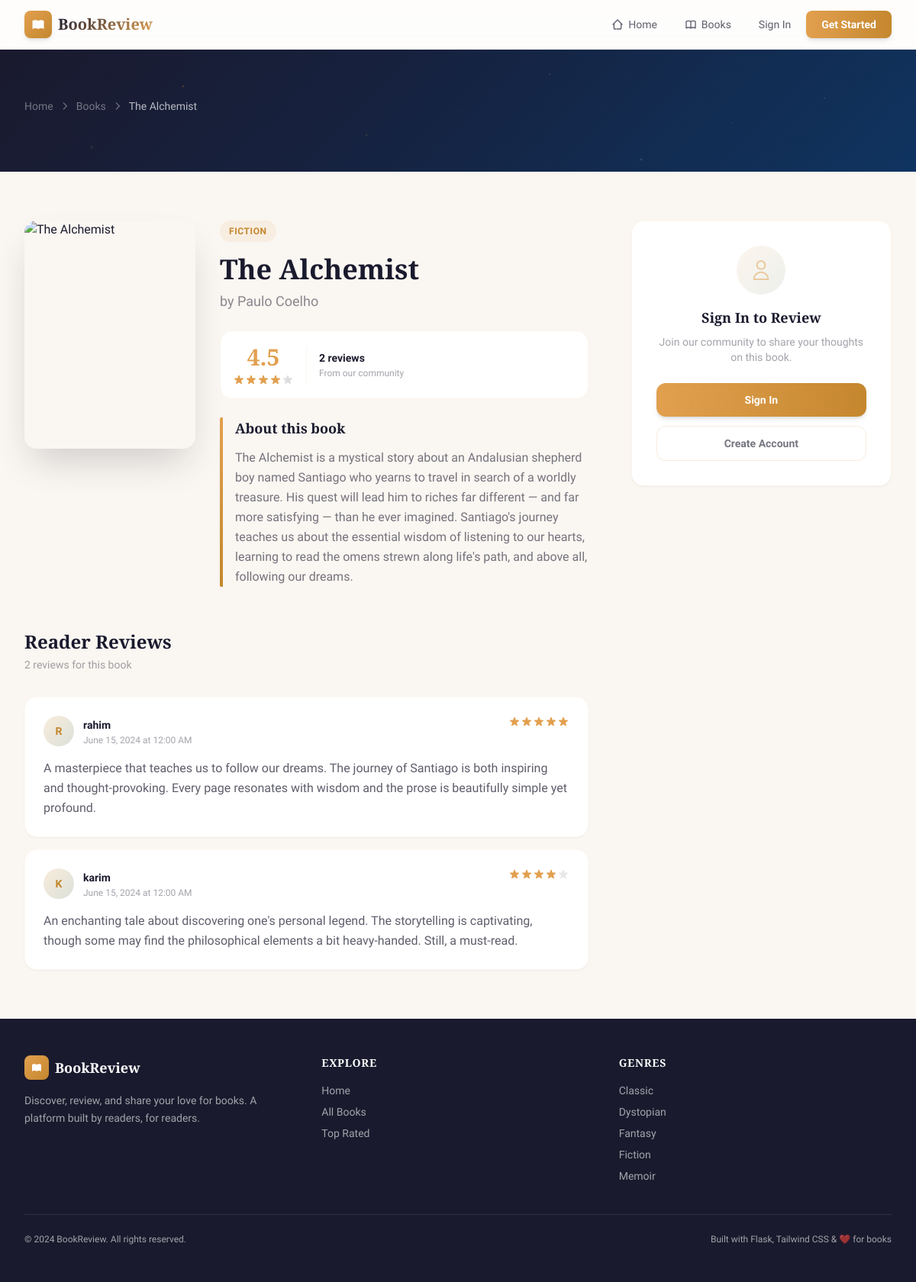
Screenshot of /book/1 with the database file from the repository.
### models.py (models this page shows, shortened)
class Book(db.Model):
    __tablename__ = 'book'
    id = db.Column(db.Integer, primary_key=True)
    title = db.Column(db.String(200), nullable=False)
    author = db.Column(db.String(150), nullable=False)
    genre = db.Column(db.String(100), nullable=False)
    description = db.Column(db.Text, nullable=False)
    cover_image = db.Column(db.String(300), default='')
    reviews = db.relationship('Review', backref='book', lazy=True)
    def average_rating(self):
        if not self.reviews:
            return 0.0
        return round(sum(r.rating for r in self.reviews) / len(self.reviews), 1)

class Review(db.Model):
    __tablename__ = 'review'
    id = db.Column(db.Integer, primary_key=True)
    rating = db.Column(db.Integer, nullable=False)
    review_text = db.Column(db.Text, nullable=False)
    created_at = db.Column(db.DateTime, default=datetime.utcnow)
    user_id = db.Column(db.Integer, db.ForeignKey('user.id'), nullable=False)
    book_id = db.Column(db.Integer, db.ForeignKey('book.id'), nullable=False)

class User(UserMixin, db.Model):
    __tablename__ = 'user'
    id = db.Column(db.Integer, primary_key=True)
    username = db.Column(db.String(80), unique=True, nullable=False)
    email = db.Column(db.String(120), unique=True, nullable=False)
    password = db.Column(db.String(200), nullable=False)
    joined_date = db.Column(db.DateTime, default=datetime.utcnow)
    reviews = db.relationship('Review', backref='user', lazy=True)

### app.py (the view, shortened to what this page needs)
@app.route('/book/<int:book_id>', methods=['GET', 'POST'])
def book_detail(book_id):
    book = Book.query.get_or_404(book_id)
    form = ReviewForm()
    reviews = Review.query.filter_by(book_id=book.id).order_by(Review.created_at.desc()).all()
    return render_template('book_detail.html', book=book, reviews=reviews, form=form)

### app.py (called while the page is built)
@app.context_processor
def inject_globals():
    return {
        'genres': [g[0] for g in db.session.query(Book.genre).distinct().order_by(Book.genre).all()]
    }

### templates/book_detail.html (shortened to what this page needs)
{% extends "base.html" %}
{% block content %}
<section class="hero-bg text-white py-12 lg:py-16">
    <div class="max-w-7xl mx-auto px-4 sm:px-6 lg:px-8 relative z-10">
        <div class="flex items-center gap-2 text-white/40 text-sm mb-3">
            <a href="{{ url_for('home') }}" class="hover:text-amber transition-colors">Home</a>
            <svg class="w-3.5 h-3.5" fill="none" stroke="currentColor" stroke-width="2" viewBox="0 0 24 24"><path stroke-linecap="round" stroke-linejoin="round" d="M9 5l7 7-7 7"/></svg>
            <a href="{{ url_for('books') }}" class="hover:text-amber transition-colors">Books</a>
            <svg class="w-3.5 h-3.5" fill="none" stroke="currentColor" stroke-width="2" viewBox="0 0 24 24"><path stroke-linecap="round" stroke-linejoin="round" d="M9 5l7 7-7 7"/></svg>
            <span class="text-white/70">{{ book.title }}</span>
        </div>
    </div>
</section>
<section class="py-10 lg:py-16">
    <div class="max-w-7xl mx-auto px-4 sm:px-6 lg:px-8">
        <div class="grid grid-cols-1 lg:grid-cols-3 gap-10 lg:gap-14">
            <div class="lg:col-span-2">
                <div class="flex flex-col sm:flex-row gap-8">
                    <div class="flex-shrink-0">
                        <div class="w-48 sm:w-56 mx-auto sm:mx-0">
                            <div class="aspect-[3/4] rounded-2xl overflow-hidden shadow-2xl shadow-ink/20 cover-shimmer">
                                <img src="{{ book.cover_image }}" alt="{{ book.title }}" class="w-full h-full object-cover"
                                     onerror="this.src='https://images.unsplash.com/photo-1512820790803-83ca734da794?w=400&h=600&fit=crop'">
                            </div>
                        </div>
                    </div>
                    <div class="flex-1">
                        <span class="inline-block text-xs font-bold text-amber-dark bg-amber/10 px-3 py-1.5 rounded-full uppercase tracking-wider mb-4">{{ book.genre }}</span>
                        <h1 class="font-display text-3xl sm:text-4xl font-bold text-ink leading-tight mb-2">{{ book.title }}</h1>
                        <p class="text-lg text-ink/50 font-medium mb-6">by {{ book.author }}</p>
                        <div class="flex items-center gap-4 mb-6 p-4 bg-white rounded-2xl border border-amber/10">
                            <div class="text-center">
                                <p class="font-display text-3xl font-bold text-amber">{{ book.average_rating() }}</p>
                                <div class="flex mt-1">
                                    {% for i in range(1, 6) %}
                                    <svg class="w-4 h-4 {% if i <= book.average_rating()|int %}star-active{% else %}text-ink/15{% endif %}" fill="currentColor" viewBox="0 0 20 20">
                                        <path d="M9.049 2.927c.3-.921 1.603-.921 1.902 0l1.07 3.292a1 1 0 00.95.69h3.462c.969 0 1.371 1.24.588 1.81l-2.8 2.034a1 1 0 00-.364 1.118l1.07 3.292c.3.921-.755 1.688-1.54 1.118l-2.8-2.034a1 1 0 00-1.175 0l-2.8 2.034c-.784.57-1.838-.197-1.539-1.118l1.07-3.292a1 1 0 00-.364-1.118L2.98 8.72c-.783-.57-.38-1.81.588-1.81h3.461a1 1 0 00.951-.69l1.07-3.292z"/>
                                    </svg>
                                    {% endfor %}
                                </div>
                            </div>
                            <div>
                                <p class="text-sm font-semibold text-ink">{{ reviews|length }} {{ 'review' if reviews|length == 1 else 'reviews' }}</p>
                                <p class="text-xs text-ink/40 mt-0.5">From our community</p>
                            </div>
                        </div>
                        <div class="book-spine pl-5">
                            <h3 class="font-display text-lg font-bold text-ink mb-3">About this book</h3>
                            <p class="text-ink/60 leading-relaxed">{{ book.description }}</p>
                        </div>
                    </div>
                </div>
                <div class="mt-14">
                    <div class="flex items-center justify-between mb-8">
                        <div>
                            <h2 class="font-display text-2xl font-bold text-ink">Reader Reviews</h2>
                            <p class="text-sm text-ink/40 mt-1">{{ reviews|length }} {{ 'review' if reviews|length == 1 else 'reviews' }} for this book</p>
                        </div>
                    </div>
                    {% if reviews %}
                    <div class="space-y-4">
                        {% for review in reviews %}
                        <div class="bg-white rounded-2xl p-6 shadow-sm border border-amber/5 review-card">
                            <div class="flex items-start justify-between mb-4">
                                <div class="flex items-center gap-3">
                                    <div class="w-10 h-10 rounded-full bg-gradient-to-br from-amber/20 to-sage/20 flex items-center justify-center">
                                        <span class="text-sm font-bold text-amber-dark">{{ review.user.username[0]|upper }}</span>
                                    </div>
                                    <div>
                                        <a href="{{ url_for('profile', username=review.user.username) }}" class="text-sm font-semibold text-ink hover:text-amber-dark transition-colors">{{ review.user.username }}</a>
                                        <p class="text-xs text-ink/40">{{ review.created_at.strftime('%B %d, %Y at %I:%M %p') }}</p>
                                    </div>
                                </div>
                                <div class="flex items-center gap-3">
                                    <div class="flex">
                                        {% for i in range(1, 6) %}
                                        <svg class="w-4 h-4 {% if i <= review.rating %}star-active{% else %}text-ink/10{% endif %}" fill="currentColor" viewBox="0 0 20 20">
                                            <path d="M9.049 2.927c.3-.921 1.603-.921 1.902 0l1.07 3.292a1 1 0 00.95.69h3.462c.969 0 1.371 1.24.588 1.81l-2.8 2.034a1 1 0 00-.364 1.118l1.07 3.292c.3.921-.755 1.688-1.54 1.118l-2.8-2.034a1 1 0 00-1.175 0l-2.8 2.034c-.784.57-1.838-.197-1.539-1.118l1.07-3.292a1 1 0 00-.364-1.118L2.98 8.72c-.783-.57-.38-1.81.588-1.81h3.461a1 1 0 00.951-.69l1.07-3.292z"/>
                                        </svg>
                                        {% endfor %}
                                    </div>
                                </div>
                            </div>
                            <p class="text-ink/70 leading-relaxed">{{ review.review_text }}</p>
                        </div>
                        {% endfor %}
                    </div>
                    {% endif %}
                </div>
            </div>
            <div class="lg:col-span-1">
                <div class="sticky top-24">
                    {% if current_user.is_authenticated %}
                    <div class="bg-white rounded-2xl p-6 shadow-sm border border-amber/10">
                        <h3 class="font-display text-xl font-bold text-ink mb-1">Write a Review</h3>
                        <p class="text-xs text-ink/40 mb-6">Share your thoughts about this book</p>
                        <form method="POST" action="{{ url_for('book_detail', book_id=book.id) }}">
                            <input type="hidden" name="csrf_token" value="{{ csrf_token() }}">
                            <div class="mb-5">
                                <label class="block text-sm font-semibold text-ink mb-3">Your Rating</label>
                                <div class="flex gap-1" id="star-rating">
                                    {% for i in range(1, 6) %}
                                    <button type="button" onclick="setRating({{ i }})" class="star-btn p-1 transition-transform hover:scale-125" data-value="{{ i }}">
                                        <svg class="w-8 h-8 text-ink/15 star-icon transition-colors" fill="currentColor" viewBox="0 0 20 20">
                                            <path d="M9.049 2.927c.3-.921 1.603-.921 1.902 0l1.07 3.292a1 1 0 00.95.69h3.462c.969 0 1.371 1.24.588 1.81l-2.8 2.034a1 1 0 00-.364 1.118l1.07 3.292c.3.921-.755 1.688-1.54 1.118l-2.8-2.034a1 1 0 00-1.175 0l-2.8 2.034c-.784.57-1.838-.197-1.539-1.118l1.07-3.292a1 1 0 00-.364-1.118L2.98 8.72c-.783-.57-.38-1.81.588-1.81h3.461a1 1 0 00.951-.69l1.07-3.292z"/>
                                        </svg>
                                    </button>
                                    {% endfor %}
                                </div>
                                <input type="hidden" name="rating" id="rating-input" value="">
                                {% if form.rating.errors %}
                                <p class="text-xs text-wine mt-2">{{ form.rating.errors[0] }}</p>
                                {% endif %}
                            </div>
                            <div class="mb-5">
                                <label class="block text-sm font-semibold text-ink mb-2">Your Review</label>
                                <textarea name="review_text" rows="5" placeholder="What did you think of this book?"
                                          class="w-full px-4 py-3 rounded-xl bg-parchment border border-amber/10 text-sm focus:outline-none input-glow resize-none placeholder:text-ink/25">{{ form.review_text.data or '' }}</textarea>
                                {% if form.review_text.errors %}
                                <p class="text-xs text-wine mt-1">{{ form.review_text.errors[0] }}</p>
                                {% endif %}
                            </div>
                            <button type="submit" class="w-full py-3 bg-gradient-to-r from-amber to-amber-dark text-white font-semibold rounded-xl shadow-md hover:shadow-lg hover:from-amber-dark hover:to-amber transition-all text-sm">
                                Submit Review
                            </button>
                        </form>
                    </div>
                    {% else %}
                    <div class="bg-white rounded-2xl p-8 shadow-sm border border-amber/10 text-center">
                        <div class="w-16 h-16 bg-gradient-to-br from-amber/10 to-sage/10 rounded-full flex items-center justify-center mx-auto mb-4">
                            <svg class="w-8 h-8 text-amber/50" fill="none" stroke="currentColor" stroke-width="1.5" viewBox="0 0 24 24"><path stroke-linecap="round" stroke-linejoin="round" d="M16 7a4 4 0 11-8 0 4 4 0 018 0zM12 14a7 7 0 00-7 7h14a7 7 0 00-7-7z"/></svg>
                        </div>
                        <h3 class="font-display text-lg font-bold text-ink mb-2">Sign In to Review</h3>
                        <p class="text-sm text-ink/40 mb-6">Join our community to share your thoughts on this book.</p>
                        <div class="space-y-3">
                            <a href="{{ url_for('login') }}" class="block w-full py-3 bg-gradient-to-r from-amber to-amber-dark text-white font-semibold rounded-xl shadow-md hover:shadow-lg transition-all text-sm">
                                Sign In
                            </a>
                            <a href="{{ url_for('register') }}" class="block w-full py-3 border border-amber/20 text-ink/60 font-semibold rounded-xl hover:bg-amber/5 transition-all text-sm">
                                Create Account
                            </a>
                        </div>
                    </div>
                    {% endif %}
                </div>
            </div>
        </div>
    </div>
</section>
{% endblock %}

### templates/base.html (style rules this page uses)
body { font-family: 'Source Sans 3', system-ui, sans-serif; }
h1, h2, h3, h4, h5, h6, .font-display { font-family: 'Playfair Display', Georgia, serif; }
.star-active { color: #e2a04f; text-shadow: 0 0 8px rgba(226, 160, 79, 0.4); }
.hero-bg { background: linear-gradient(135deg, #1a1a2e 0%, #16213e 40%, #0f3460 100%); position: relative; overflow: hidden; }
.hero-bg::before { content: ''; position: absolute; top: 0; left: 0; right: 0; bottom: 0; background: radial-gradient(2px 2px at 20% 30%, rgba(226,160,79,0.3), transparent), radial-gradient(2px 2px at 40% 70%, rgba(226,160,79,0.2), transparent), radial-gradient(1px 1px at 60% 20%, rgba(255,255,255,0.3), transparent), radial-gradient(1px 1px at 80% 60%, rgba(255,255,255,0.2), transparent), radial-gradient(2px 2px at 10% 80%, rgba(226,160,79,0.2), transparent), radial-gradient(1px 1px at 90% 40%, rgba(255,255,255,0.3), transparent), radial-gradient(1px 1px at 50% 50%, rgba(226,160,79,0.15), transparent), radial-gradient(2px 2px at 70% 90%, rgba(255,255,255,0.2), transparent); animation: twinkle 4s ease-in-out infinite alternate; }
.book-spine { position: relative; }
.book-spine::before { content: ''; position: absolute; left: 0; top: 0; bottom: 0; width: 4px; background: linear-gradient(to bottom, #e2a04f, #c4872e); border-radius: 2px 0 0 2px; }
.cover-shimmer { position: relative; overflow: hidden; }
.cover-shimmer::after { content: ''; position: absolute; top: 0; left: -100%; width: 50%; height: 100%; background: linear-gradient(90deg, transparent, rgba(255,255,255,0.1), transparent); transition: left 0.6s ease; }
.review-card { border-left: 3px solid transparent; transition: border-color 0.3s ease; }

### rows the page displays
Book: title "The Alchemist", genre "FICTION", author "Paulo Coelho", description "The Alchemist is a mystical story about an Andalusian shepherd boy named Santiago who yearns to travel in search of a worldly treasure. His quest will lead him to riches far different — and far more satisfying — than he ever imagined. Santiago's journey teaches us about the essential wisdom of listening to our hearts, learning to read the omens strewn along life's path, and above all, following our dreams."
Review: average_rating "4.5", user "R", user.username "rahim", created_at "June 15, 2024 at 12:00 AM", review_text "A masterpiece that teaches us to follow our dreams. The journey of Santiago is both inspiring and thought-provoking. Every page resonates with wisdom and the prose is beautifully simple yet profound."
Review: user "K", user.username "karim", created_at "June 15, 2024 at 12:00 AM", review_text "An enchanting tale about discovering one's personal legend. The storytelling is captivating, though some may find the philosophical elements a bit heavy-handed. Still, a must-read."

### other values shown
{{ reviews|length }} "2"
{{ 'review' if reviews|length == 1 else 'reviews' }} "reviews"
{{ genre }} "Classic" "Dystopian" "Fantasy" "Fiction" "Memoir"
